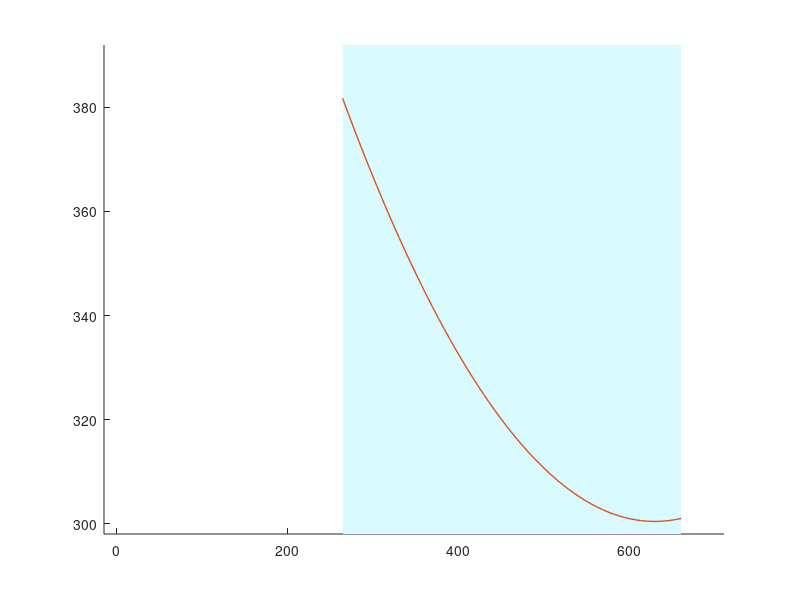

Reproduce this figure in MATLAB. (Note: this script raises an error after producing the figure.)
% 2.5 GW wind at Xilingol in best year (1987) & 9240 MW of coal (660 MW x 14)
clear
close all
clc

p_HVDC = 9000; % [MW] line capacity of HVDC line: 9GW

yr_range = 1979:2009;

subregion_name = 'Xilingol';
lat = 43.9;
lon = 116;
color_code = [0 114 189]/255; % blue
wst_yr = 8;
bst_yr = 9;

v_cutin = 3; % [m/s]
v_cutout = 25; % [m/s]
pwr_curve = [
3	0.005993333
4	0.041946667
5	0.107866667
6	0.203746667
7	0.329586667
8	0.503373333
9	0.713106667
10	0.92884
10.61	1
];

%% supercritical air cooling
coal_nameplate = 660; % [MW]
coal_fuelrate_x = 0.4:0.01:1; % [normalized]
coal_fuelrate_y = 266*coal_fuelrate_x.^2 -507*coal_fuelrate_x + 542; %[g/kWh]
coal_fuel_x  = coal_fuelrate_x*coal_nameplate; % [MW]
coal_fuel_y = (coal_fuelrate_y*1000).*(coal_fuelrate_x*coal_nameplate)/1e6; % [g/h] -> [ton/h]

% ==============================
% fuel rate
figure(1); clf; hold on;
area([0.4 1]*coal_nameplate, [1 1]*392, 'facec', [0.85 0.98 1], 'edgecolor', 'none');
plot(coal_fuel_x, coal_fuelrate_y, 'linewidth', 1);
xlim([-15 710]);
ylim([298 392]);
my_gridline([1 1 1]*0.85, 'front');
set(gca, 'layer', 'top');
set(gca, 'fontsize', 9);
xlabel('Output Power (MW)');
ylabel('Coal Consumption Rate (g/kWh)', 'fontweight', 'bold', 'fontsize', 12);
set(gcf, 'unit', 'inch', 'pos', [1.0    5.85    5.0000    3.7500]);
set(gca, 'pos', [0.1300    0.115    0.7750    0.77]);
legend('Working Range', 'Fuel Rate');
set(legend, 'pos', [0.4924    0.75    0.2890    0.0950]);
text(0.4*coal_nameplate, mean(get(gca, 'ylim')), '40% of Nameplate Capacity     ', 'rotation', 90, 'horizontalalignment', 'center', 'color', [0.5 0.5 0.5], 'fontsize', 9);
text(1.0*coal_nameplate, mean(get(gca, 'ylim')), '100% of Nameplate Capacity    ', 'rotation', 90, 'horizontalalignment', 'center', 'color', [0.5 0.5 0.5], 'fontsize', 9);

ax_pos = get(gca, 'pos');
x_lim = get(gca, 'xlim');
y_lim = get(gca, 'ylim');
y_tick = get(gca, 'ytick');

ax2 = axes;
set(ax2, 'pos', ax_pos);
set(ax2, 'color', 'none');
set(ax2, 'fontsize', 9);
x_ticklabel = 0:0.15:1.5;
set(ax2, 'xaxislocation', 'top', 'xlim', x_lim, 'xtick', x_ticklabel*coal_nameplate, 'xticklabel', x_ticklabel);
set(ax2, 'yaxislocation', 'right', 'ylim', y_lim, 'ytick', y_tick, 'yticklabel', []);
xlabel('Output Power (Normalized)', 'fontsize', 9);

% ==============================
% fuel consumption
figure(2); clf; hold on;
area([0.4 1]*coal_nameplate, [1 1]*202, 'facec', [0.85 0.98 1], 'edgecolor', 'none');
plot(coal_fuel_x, coal_fuel_y, 'linewidth', 1);
plot([coal_fuel_x(1),coal_fuel_x(end)],[coal_fuel_y(1),coal_fuel_y(end)], '--', 'color', [0.5 0.5 0.5]);
ylim([98 202]);
xlim([-15 710]);

xa = 507/(266*2)*660; % min fuel rate @ 0.953 (i.e. 419MW)
ya = interp1(coal_fuel_x, coal_fuel_y, xa);
plot(xa, ya, 'ko', 'markerf', 'k', 'markersize', 3);
text(xa+0.02, ya+7, 'Min. Fuel Rate      ', 'horizontalalignment', 'right');
text(xa+0.02, ya+2, ['@ ', num2str(xa, '%3.0f'), ' ( (y/x)^{\prime}=0 ) '], 'horizontalalignment', 'right');

xb = 507*2/(266*3*2)*660; % inflection point @ 0.6353 (i.e. 629MW)
yb = interp1(coal_fuel_x, coal_fuel_y, xb);
plot(xb, yb, 'ko', 'markerf', 'k', 'markersize', 3);
text(xb+0.02, yb-4, 'Inflection Point');
text(xb+0.02, yb-8, ['@ ', num2str(xb, '%3.0f'), ' ( y^{\prime\prime}=0 )']);

text(0.4*coal_nameplate, mean(get(gca, 'ylim')), '40% of Nameplate Capacity     ', 'rotation', 90, 'horizontalalignment', 'center', 'color', [0.5 0.5 0.5], 'fontsize', 9);
text(1.0*coal_nameplate, mean(get(gca, 'ylim')), '100% of Nameplate Capacity     ', 'rotation', 90, 'horizontalalignment', 'center', 'color', [0.5 0.5 0.5], 'fontsize', 9);

my_gridline([1 1 1]*0.85, 'front');
set(gca, 'fontsize', 9);
xlabel('Generation (MW)');
ylabel('Coal Consumption (ton/h)', 'fontweight', 'bold', 'fontsize', 12);
set(gcf, 'unit', 'inch', 'pos', [1.0    1.09    5.0000    3.7500]);
set(gca, 'pos', [0.1300    0.115    0.7750    0.77]);

ax_pos = get(gca, 'pos');
x_lim = get(gca, 'xlim');
y_lim = get(gca, 'ylim');
y_tick = get(gca, 'ytick');

ax2 = axes;
set(ax2, 'pos', ax_pos);
set(ax2, 'color', 'none');
set(ax2, 'fontsize', 9);
x_ticklabel = 0:0.15:1.5;
set(ax2, 'xaxislocation', 'top', 'xlim', x_lim, 'xtick', x_ticklabel*coal_nameplate, 'xticklabel', x_ticklabel);
set(ax2, 'yaxislocation', 'right', 'ylim', y_lim, 'ytick', y_tick, 'yticklabel', []);
xlabel('Output Power (Normalized)', 'fontsize', 9);


